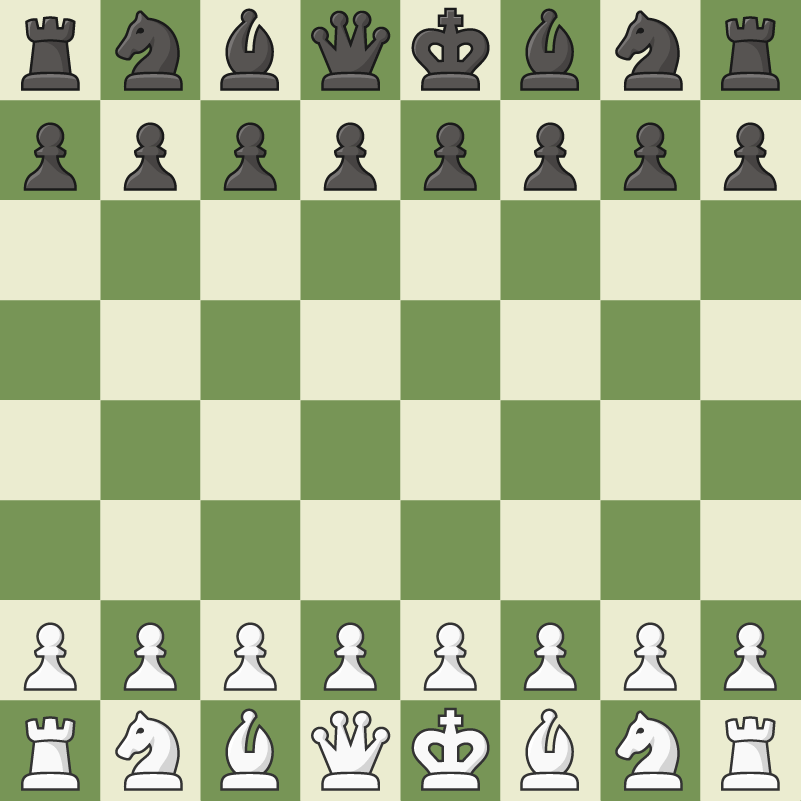
#> input picture test_image.png, 801 x 801 px
$ python preprocess_pieces.py test_image.png
#> lines starting #> are read from the running program, lines starting #| are printed output that depends on the picture; after the words box and inside, x2 and y2 are one past the last pixel; in counts of white or black regions, pixels touching at a corner belong together
import numpy as np
import cv2
import sys
import os
OUTPUT_PATH = 'outputs/'

def get_output_filename():
    count = 0
    while os.path.exists(OUTPUT_PATH + 'output_%d.png' % count):
        count += 1
    return 'output_%d.png' % count


def read_chessboard(image, corner_array):
    chessboard = np.empty((8,8), dtype='object')
    corners = np.array(corner_array).reshape(7, 7, 2)
    corners = np.swapaxes(corners, 0, 1)

    width, height, channels = image.shape
    for y in range(8):
        for x in range(8):
            top_left = np.copy(corners[max(0, x-1)][max(0, y-1)])+1
            if x == 0: top_left[0] = 0
            if y == 0: top_left[1] = 0

            bot_right = np.copy(corners[min(6, x)][min(6, y)])
            if x == 7: bot_right[0] = width-1
            if y == 7: bot_right[1] = height-1

            chessboard[x][y] = image[
                round(top_left[1]):round(bot_right[1]),
                round(top_left[0]):round(bot_right[0])
            ]

    return chessboard

def main():
    filename = sys.argv[1]
    img = cv2.imread(filename)
#> img is the input picture: shape (801, 801, 3); mean B, G, R 144.8, 183.8, 170.8
    if not os.path.exists(OUTPUT_PATH):
        os.mkdir(OUTPUT_PATH)

    found, corners = cv2.findChessboardCorners(img, (7,7))
#> found = True; corners = 49 rows, first 8: [99.78, 99.57], [199.8, 99.57], [299.8, 99.57], [399.8, 99.57], [499.8, 99.57], [599.8, 99.57], [699.8, 99.57], [99.82, 199.6]
    if found:
        chessboard = read_chessboard(img, corners)
        for y in range(8):
            for x in range(8):
                piece = chessboard[x][y]
                edges = cv2.Canny(piece, 100, 200)
                if edges.mean() > 0.01:
                    cv2.imwrite(OUTPUT_PATH + get_output_filename(), edges)
#> this loop made 8 passes
#> pass 1, in main, `cv2.imwrite(OUTPUT_PATH + get_output_filename(), edges)`:
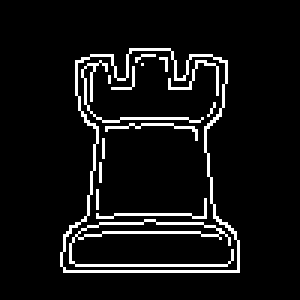
#> saved as output_0.png: shape (100, 100) (shown 3 times larger); 7.2% white in thin lines or dots, all inside (x1, y1, x2, y2) = (20, 16, 80, 91)
#> pass 1, in main, `cv2.imwrite(OUTPUT_PATH + get_output_filename(), edges)`:
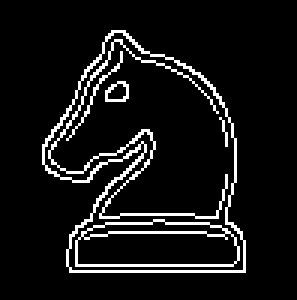
#> saved as output_1.png: shape (100, 99) (shown 3 times larger); 8.2% white in thin lines or dots, all inside (x1, y1, x2, y2) = (14, 10, 82, 91)
#> pass 1, in main, `cv2.imwrite(OUTPUT_PATH + get_output_filename(), edges)`:
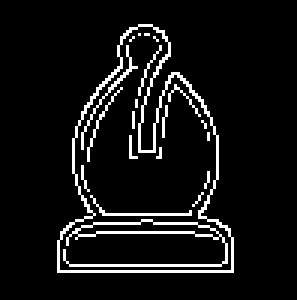
#> saved as output_2.png: shape (100, 99) (shown 3 times larger); 7.3% white in thin lines or dots, all inside (x1, y1, x2, y2) = (19, 8, 78, 91)
#> pass 1, in main, `cv2.imwrite(OUTPUT_PATH + get_output_filename(), edges)`:
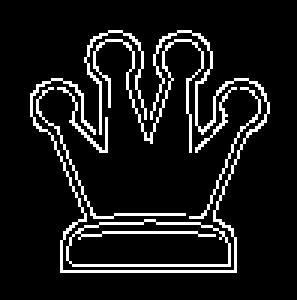
#> saved as output_3.png: shape (100, 99) (shown 3 times larger); 10% white in thin lines or dots, all inside (x1, y1, x2, y2) = (10, 10, 90, 91)
#> after the loop:
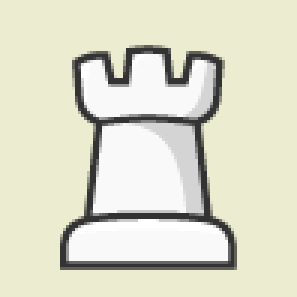
#> piece: shape (99, 99, 3) (shown 3 times larger); mean of channels 0, 1, 2 202.8, 221.4, 220.7; drawn as B, G, R

if __name__ == '__main__':
    main()
